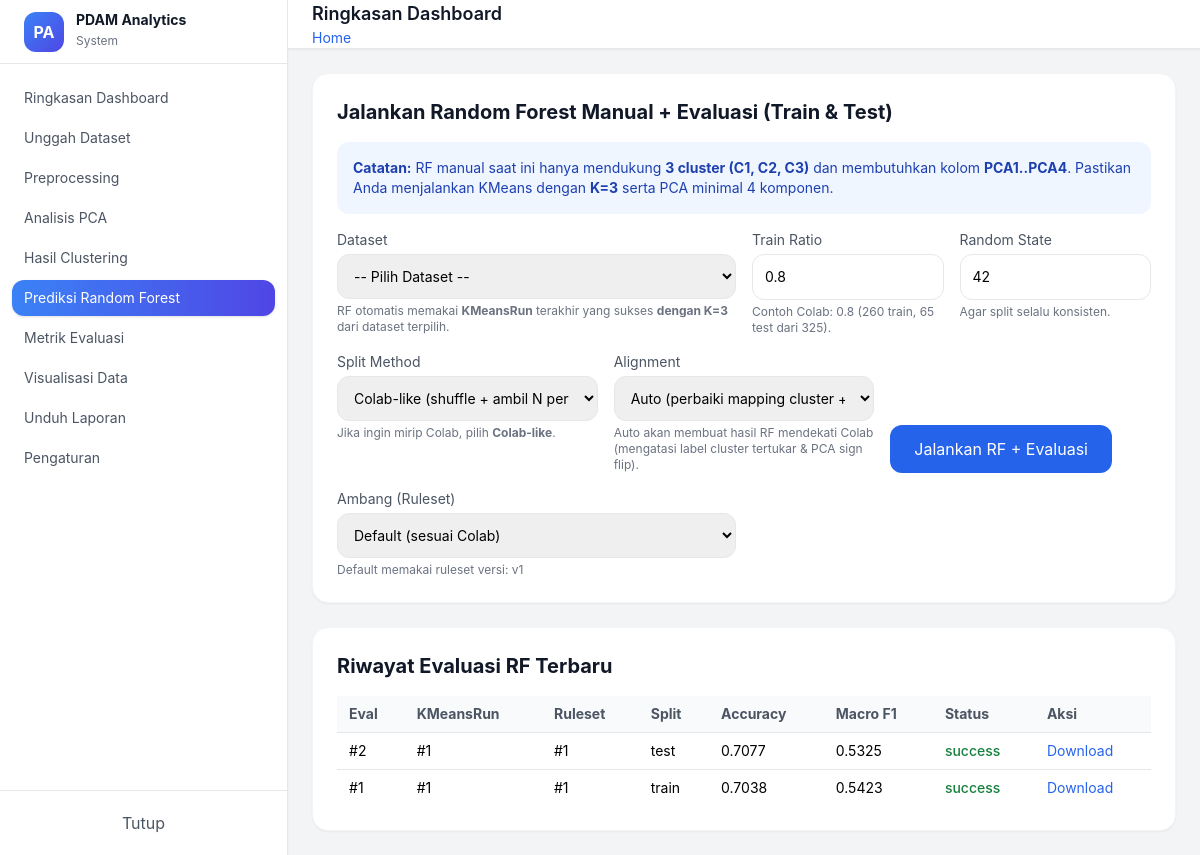
/rf/, run on the app's committed database.
### models/pipeline_models.py (models this page shows)
class RFRuleSet(db.Model):
    __tablename__ = "rf_rulesets"
    id = db.Column(db.Integer, primary_key=True)
    name = db.Column(db.String(100), nullable=False, default="RF Manual Ambang PCA")
    version = db.Column(db.String(20), default="v1")
    ambang = db.Column(db.JSON, nullable=False)
    created_at = db.Column(db.DateTime, default=datetime.utcnow)
    evaluations = db.relationship(
        "RFEvaluation", backref="ruleset", lazy=True, cascade="all, delete-orphan"
    )

class RFEvaluation(db.Model):
    __tablename__ = "rf_evaluations"
    id = db.Column(db.Integer, primary_key=True)
    kmeans_run_id = db.Column(db.Integer, db.ForeignKey("kmeans_runs.id"), nullable=False, index=True)
    ruleset_id = db.Column(db.Integer, db.ForeignKey("rf_rulesets.id"), nullable=False, index=True)
    split_type = db.Column(db.String(10), nullable=False)   # train/test
    input_path = db.Column(db.String(500), nullable=False)
    classification_report = db.Column(db.JSON, nullable=False)
    accuracy = db.Column(db.Float, nullable=True)
    macro_f1 = db.Column(db.Float, nullable=True)
    output_path = db.Column(db.String(500), nullable=True)
    created_at = db.Column(db.DateTime, default=datetime.utcnow)
    status = db.Column(db.String(20), default="success")
    error_message = db.Column(db.Text, nullable=True)

### controllers/rf_controller.py (the view, shortened to what this page needs)
@rf_bp.route("/", methods=["GET", "POST"], strict_slashes=False)
def index():
    datasets = Dataset.query.order_by(Dataset.uploaded_at.desc()).all()
    selected_dataset_id = request.args.get("dataset_id", type=int)
    ruleset = _get_or_create_default_ruleset()
    last_kmeans = _get_latest_kmeans_for_dataset(selected_dataset_id) if selected_dataset_id else None
    last_split = None
    last_eval_train = None
    last_eval_test = None
    evals = (RFEvaluation.query
             .order_by(RFEvaluation.created_at.desc())
             .limit(30)
             .all())
    return render_template(
        "pages/rf.html",
        datasets=datasets,
        selected_dataset_id=selected_dataset_id,
        last_kmeans=last_kmeans,
        last_split=last_split,
        ruleset=ruleset,
        last_eval_train=last_eval_train,
        last_eval_test=last_eval_test,
        evals=evals
    )

### controllers/rf_controller.py (called while the page is built, shortened)
def _get_or_create_default_ruleset() -> RFRuleSet:
    existing = (RFRuleSet.query
                .filter_by(name="RF Manual Ambang PCA", version="v1")
                .order_by(RFRuleSet.created_at.desc())
                .first())
    if existing:
        return existing

### templates/pages/rf.html (shortened to what this page needs)
{% extends "layouts.html" %}
{% block content %}
<div class="bg-white rounded-2xl shadow-sm border border-gray-100 p-6 mb-6">
    <h2 class="text-xl font-bold text-gray-900 mb-4">
        Jalankan Random Forest Manual + Evaluasi (Train & Test)
    </h2>
    <div class="mb-4 p-4 bg-blue-50 text-blue-800 rounded-xl text-sm">
        <b>Catatan:</b> RF manual saat ini hanya mendukung <b>3 cluster (C1, C2, C3)</b> dan membutuhkan kolom <b>PCA1..PCA4</b>.
        Pastikan Anda menjalankan KMeans dengan <b>K=3</b> serta PCA minimal 4 komponen.
    </div>
    <form method="POST" action="{{ url_for('rf.index', dataset_id=selected_dataset_id) }}">
        <div class="grid grid-cols-1 md:grid-cols-4 gap-4">
            <div class="md:col-span-2">
                <label class="block text-sm text-gray-600 mb-1">Dataset</label>
                <select name="dataset_id"
                        class="w-full border rounded-xl p-3 text-sm"
                        required
                        onchange="window.location='{{ url_for('rf.index') }}?dataset_id=' + this.value;">
                    <option value="">-- Pilih Dataset --</option>
                </select>
                <p class="text-xs text-gray-500 mt-1">
                    RF otomatis memakai <b>KMeansRun</b> terakhir yang sukses <b>dengan K=3</b> dari dataset terpilih.
                </p>
            </div>
            <div>
                <label class="block text-sm text-gray-600 mb-1">Train Ratio</label>
                <input type="number" name="train_ratio" value="0.8" min="0.5" max="0.95" step="0.05"
                       class="w-full border rounded-xl p-3 text-sm" />
                <p class="text-xs text-gray-500 mt-1">Contoh Colab: 0.8 (260 train, 65 test dari 325).</p>
            </div>
            <div>
                <label class="block text-sm text-gray-600 mb-1">Random State</label>
                <input type="number" name="random_state" value="42" min="0"
                       class="w-full border rounded-xl p-3 text-sm" />
                <p class="text-xs text-gray-500 mt-1">Agar split selalu konsisten.</p>
            </div>
        </div>
        <div class="mt-4 grid grid-cols-1 md:grid-cols-3 gap-4">
            <div>
                <label class="block text-sm text-gray-600 mb-1">Split Method</label>
                <select name="split_method" class="w-full border rounded-xl p-3 text-sm">
                    <option value="colab_like" selected>Colab-like (shuffle + ambil N pertama)</option>
                </select>
                <p class="text-xs text-gray-500 mt-1">
                    Jika ingin mirip Colab, pilih <b>Colab-like</b>.
                </p>
            </div>
            <div>
                <label class="block text-sm text-gray-600 mb-1">Alignment</label>
                <select name="alignment_mode" class="w-full border rounded-xl p-3 text-sm">
                    <option value="auto" selected>Auto (perbaiki mapping cluster + flip tanda PCA)</option>
                </select>
                <p class="text-xs text-gray-500 mt-1">
                    Auto akan membuat hasil RF mendekati Colab (mengatasi label cluster tertukar & PCA sign flip).
                </p>
            </div>
            <div class="flex items-end">
                <button type="submit"
                        class="w-full md:w-auto px-6 py-3 bg-blue-600 text-white rounded-xl hover:bg-blue-700 transition">
                    Jalankan RF + Evaluasi
                </button>
            </div>
        </div>
        <div class="mt-4 grid grid-cols-1 md:grid-cols-2 gap-4">
            <div>
                <label class="block text-sm text-gray-600 mb-1">Ambang (Ruleset)</label>
                <select name="ambang_mode" id="ambang_mode"
                        class="w-full border rounded-xl p-3 text-sm"
                        onchange="toggleAmbang();">
                    <option value="default" selected>Default (sesuai Colab)</option>
                </select>
                <p class="text-xs text-gray-500 mt-1">Default memakai ruleset versi: {{ ruleset.version }}</p>
            </div>
        </div>
    </form>
</div>
<div class="bg-white rounded-2xl shadow-sm border border-gray-100 p-6">
    <h2 class="text-xl font-bold text-gray-900 mb-4">Riwayat Evaluasi RF Terbaru</h2>
    <div class="overflow-x-auto">
        <table class="w-full text-sm border-collapse">
            <thead>
                <tr class="bg-gray-50 text-left text-gray-600">
                    <th class="px-3 py-2">Eval</th>
                    <th class="px-3 py-2">KMeansRun</th>
                    <th class="px-3 py-2">Ruleset</th>
                    <th class="px-3 py-2">Split</th>
                    <th class="px-3 py-2">Accuracy</th>
                    <th class="px-3 py-2">Macro F1</th>
                    <th class="px-3 py-2">Status</th>
                    <th class="px-3 py-2">Aksi</th>
                </tr>
            </thead>
            <tbody>
                {% for e in evals %}
                <tr class="border-t">
                    <td class="px-3 py-2">#{{ e.id }}</td>
                    <td class="px-3 py-2">#{{ e.kmeans_run_id }}</td>
                    <td class="px-3 py-2">#{{ e.ruleset_id }}</td>
                    <td class="px-3 py-2">{{ e.split_type }}</td>
                    <td class="px-3 py-2">{{ "%.4f"|format(e.accuracy or 0) }}</td>
                    <td class="px-3 py-2">{{ "%.4f"|format(e.macro_f1 or 0) }}</td>
                    <td class="px-3 py-2">
                        {% if e.status == 'success' %}
                            <span class="text-green-700 font-medium">success</span>
                        {% else %}
                            <span class="text-red-700 font-medium">failed</span>
                        {% endif %}
                    </td>
                    <td class="px-3 py-2">
                        {% if e.status == 'success' and e.output_path %}
                        <a class="text-blue-600 hover:underline"
                           href="{{ url_for('rf.download_eval', eval_id=e.id) }}">
                           Download
                        </a>
                        {% else %}
                        <span class="text-gray-400">-</span>
                        {% endif %}
                    </td>
                </tr>
                {% endfor %}
            </tbody>
        </table>
    </div>
</div>
{% endblock %}

### templates/layouts.html (style rules this page uses)
body { font-family: 'Inter', sans-serif; }

### data on the page
RFRuleSet: version "v1"
RFEvaluation: id "2", kmeans_run_id "1", ruleset_id "1", split_type "test", accuracy "0.7077", macro_f1 "0.5325", status "success"
RFEvaluation: id "1", kmeans_run_id "1", ruleset_id "1", split_type "train", accuracy "0.7038", macro_f1 "0.5423", status "success"

### other printed values
{{ page_title }} "Ringkasan Dashboard"
{{ breadcrumb }} "Home"
